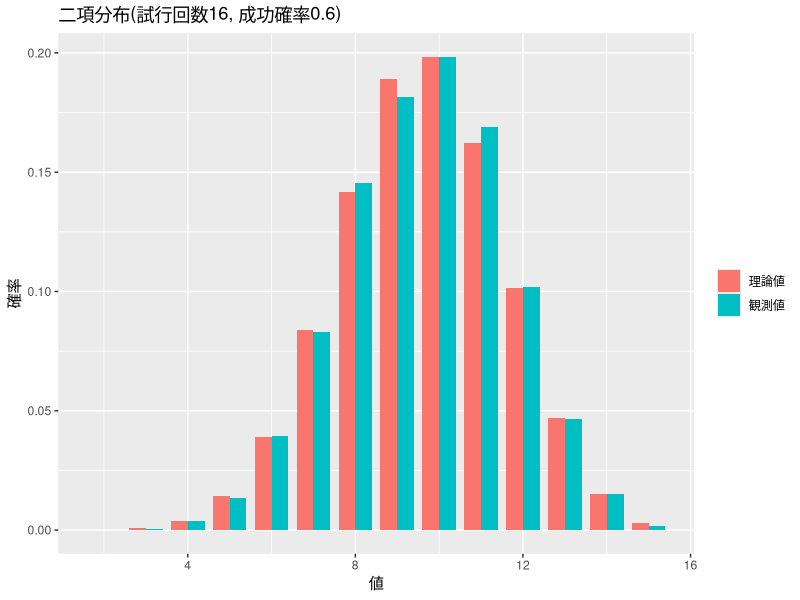
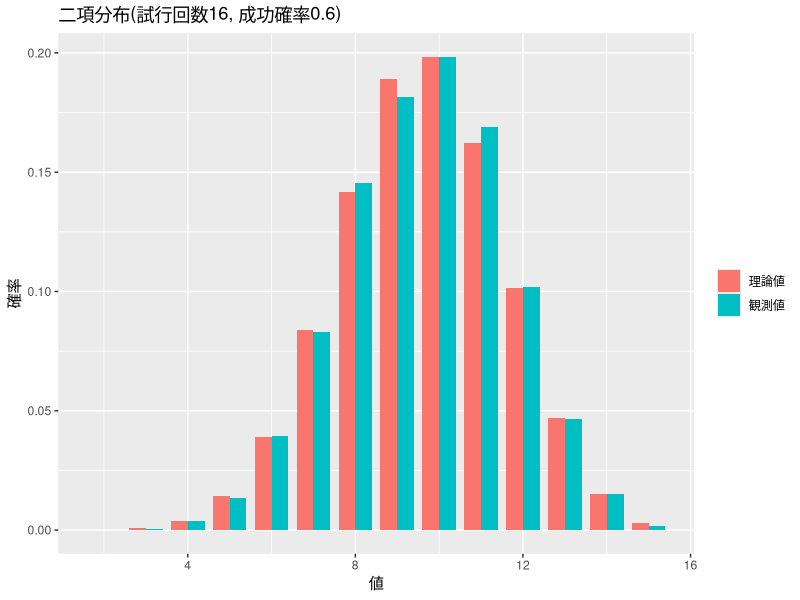
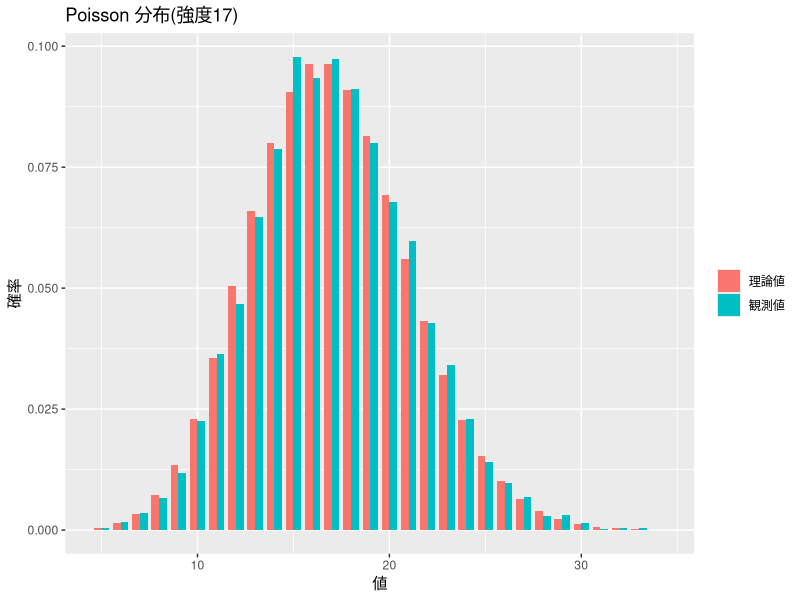
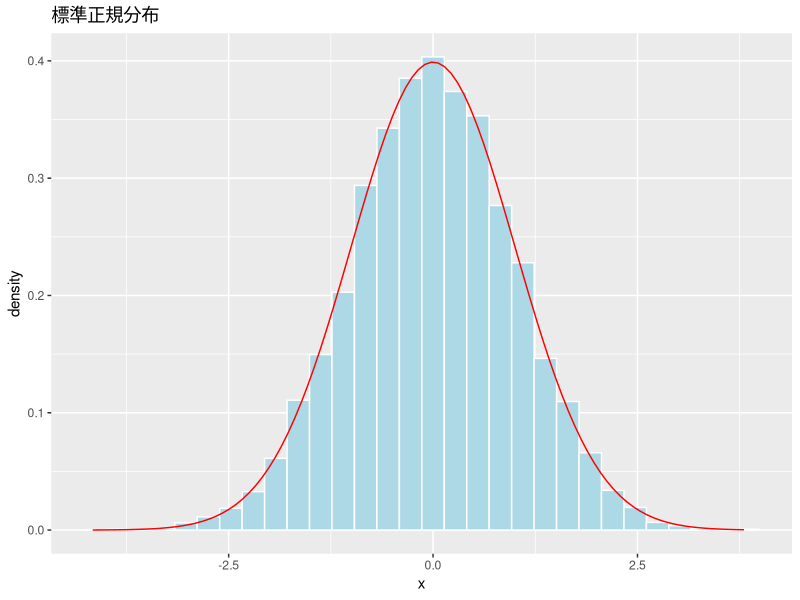
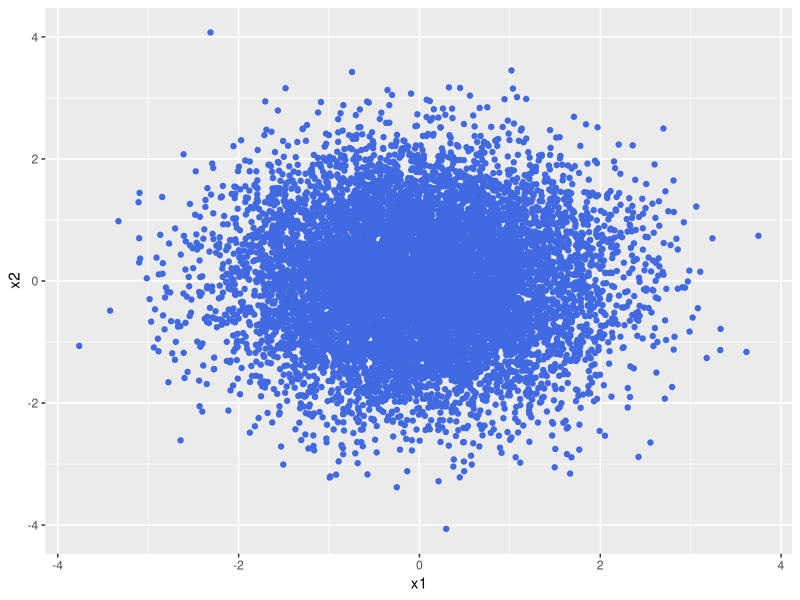
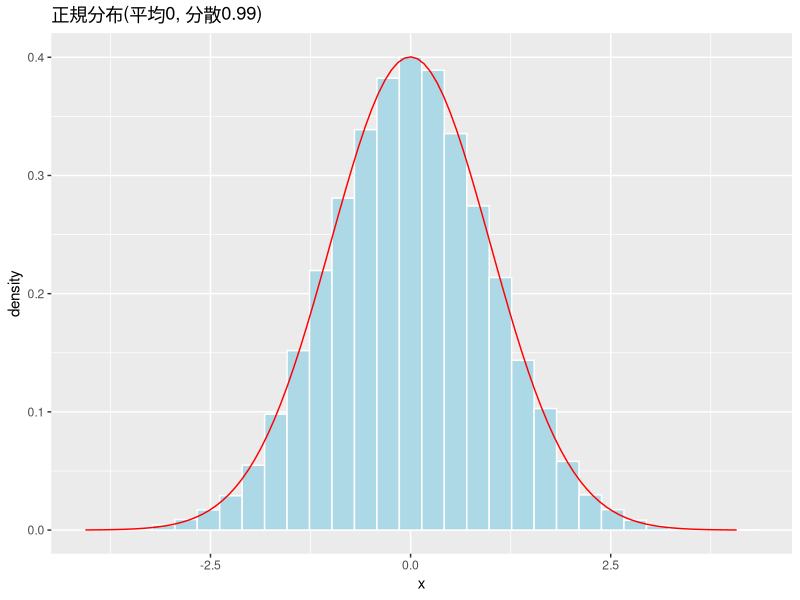
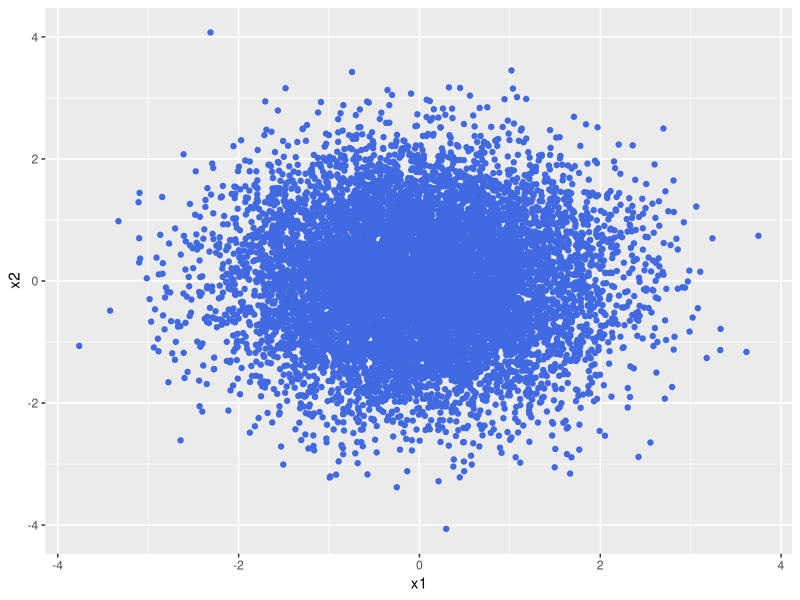
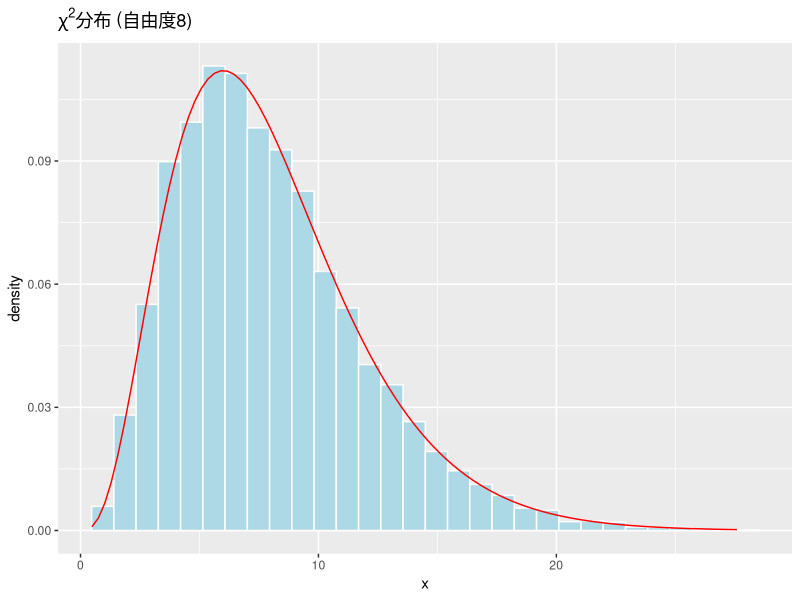

Source code (R) for these figures, in order:
### 第8講 サンプルコード
library(tidyverse)
#' 以下，日本語を用いるため macOS では以下の設定を行う
if(Sys.info()["sysname"] == "Darwin") { # macOS か調べて日本語フォントを指定
  theme_update(text = element_text(family = "HiraginoSans-W4"))
  update_geom_defaults("text", list(family = theme_get()$text$family))
  update_geom_defaults("label", list(family = theme_get()$text$family))}

#' @exercise 離散一様分布で用いた例

#' @exercise 二項分布で用いた例

rbinom(10, size=1, prob=0.2) # Bernoulli分布(10個)
rbinom(20, size=5, prob=0.6) # 二項分布(20個)

#' ---------------------------------------------------------------------------
#' @practice 二項分布
#' 
mc <- 10000 # 実験回数を指定
n <- 16 
p <- 0.6
my_random <- function(){ # Bernolli分布をm個生成して合計
  sum(rbinom(n, size=1, prob=p))}
my_data <- replicate(mc, my_random())
my_table <- table(my_data)/mc # 出現確率ごとの表(度数分布表)を作成
tibble(値 = as.numeric(names(my_table)),
       観測値 = as.numeric(my_table),
       理論値 = dbinom(値, size = n, prob = p)) |>
  pivot_longer(!値, values_to = "確率") |>
  ggplot(aes(x = 値, y = 確率, fill = name)) +
  geom_bar(stat = "identity",
           width = 0.8, # 並びがわかりやすいように幅を調整
           position = "dodge") +
  labs(fill = NULL, # 凡例のfillの名称(name)を消去
       title = paste0("二項分布(試行回数", n, ", 成功確率", p, ")"))
#'
#' @notes
#' データフレームはいろいろな方法で作成できる
#' 
my_table |>
  as_tibble() |> # 2列のデータフレーム (my_table<文字列>, n<数値>)
  magrittr::set_colnames(c("値","観測値")) |> # 列名を全て変更
  mutate(値 = as.integer(値), # 整数(数値でも可)に変換
         理論値 = dbinom(値, size = n, prob = p)) |>
  pivot_longer(!値, values_to = "確率") |>
  ggplot(aes(x = 値, y = 確率, fill = name)) +
  geom_bar(stat = "identity",
           width = 0.8, 
           position = "dodge") +
  labs(fill = NULL, 
       title = paste0("二項分布(試行回数", n, ", 成功確率", p, ")"))
#' ---------------------------------------------------------------------------

#' @exercise Poisson 分布で用いた例

rpois(15, lambda=1) # 強度1の Poisson 分布(15個)
rpois(15, lambda=10) # 強度10の Poisson 分布(15個)

#' ---------------------------------------------------------------------------
#' @practice Poisson 分布
#' 
mc <- 10000 
lambda1 <- 5
lambda2 <- 12
my_random <- function(){ # 2つの Poisson 分布の和
  rpois(1, lambda=lambda1)+rpois(1, lambda=lambda2)}
my_data <- replicate(mc, my_random())
my_table <- table(my_data)/mc
tibble(値 = as.numeric(names(my_table)),
       観測値 = as.numeric(my_table),
       理論値 = dpois(値, lambda=lambda1+lambda2)) |>
  pivot_longer(!値, values_to = "確率") |>
  ggplot(aes(x = 値, y = 確率, fill = name)) +
  geom_bar(stat = "identity",
           width = 0.8, 
           position = "dodge") +
  labs(fill = NULL, 
       title = paste0("Poisson 分布(強度", lambda1+lambda2, ")"))
#' ---------------------------------------------------------------------------

#' @exercise 幾何分布で用いた例

rgeom(15, prob=0.1) # 成功確率0.1の幾何分布(15個)

#' @exercise 一様分布で用いた例

runif(8) # 区間(0,1)上の一様乱数(8個)
runif(8,min=-1,max=1) # 区間(-1,1)上の一様乱数(8個)

#' @exercise 正規分布で用いた例

rnorm(8) # 標準正規乱数(8個)
rnorm(8,mean=1,sd=2) # 平均1分散4=2^2の正規乱数

#' ---------------------------------------------------------------------------
#' @practice 正規分布
#' 
mc <- 10000 # 実験回数を指定
my_random <- function(){ # 一方の分布を確認する
  u1 <- runif(1)
  u2 <- runif(1)
  return(sqrt(-2*log(u1))*cos(2*pi*u2))}
my_data <- replicate(mc, my_random()) # Monte-Carlo実験
tibble(x = my_data) |>
  ggplot(aes(x = x)) +
  geom_histogram(aes(y = after_stat(density)), 
                 bins = 30,                    
                 fill ="lightblue",          
                 colour = "white") + 
  geom_function(fun = dnorm, 
                colour = "red") +
  labs(title = "標準正規分布")
#'
#' Box-Muller法で作られる2つの確率変数の関係を調べる
#' 
boxmuller <- function(){
  u1 <- runif(1)
  u2 <- runif(1)
  x1 <- sqrt(-2*log(u1))*cos(2*pi*u2)
  x2 <- sqrt(-2*log(u1))*sin(2*pi*u2)
  return(c(x1,x2))
}
x <- replicate(mc, boxmuller()) # 2行xmc列の行列が得られる
#'
#' 散布図を描く
#' 
tibble(x1 = x[1,], x2 = x[2,]) |>
  ggplot(aes(x = x1, y = x2)) +
  geom_point(colour = "royalblue")
#'
#' x1,x2は同じ分布に従う独立な変数なので以下ではまとめて扱う
#' 個別に扱う場合は x を x[1,] などとすれば良い
#' 
mu <- mean(x)
sigma <- sd(x)
tibble(x = as.vector(x)) |>
  ggplot(aes(x = x)) +
  geom_histogram(aes(y = after_stat(density)), 
                 bins = 30,                    
                 fill ="lightblue",          
                 colour = "white") + 
  geom_function(fun = dnorm,
                args = list(mean = mu, sd = sigma),
                colour = "red") +
  labs(title = paste0("正規分布(平均", round(mu,2), # 2桁で四捨五入
                      ", 分散", round(sigma^2,2), ")"))
#'
#' @notes
#' 散布図を描くためのデータフレームは以下のようにして作ることもできる
#' 高次元の場合には関数を利用した方が簡単で確実
#' 
x |> t() |>
  as_tibble(.name_repair = "minimal") |>
  magrittr::set_colnames(paste0("x", 1:2)) |>
  ggplot(aes(x = x1, y = x2)) +
  geom_point(colour = "royalblue")
#' ---------------------------------------------------------------------------

#' @exercise ガンマ分布で用いた例

rgamma(8, shape=3, rate=1) # ガンマ分布(8個)
rgamma(8, shape=1, rate=3) # 異なるパラメタのガンマ分布(8個)

rexp(8) # レート1の指数分布(8個)
rexp(8, rate=0.5) # レート0.5の指数分布(8個)

rchisq(8, df=1) # 自由度1のカイ二乗分布(8個)
rchisq(8, df=4) # 自由度4のカイ二乗分布(8個)

#' ---------------------------------------------------------------------------
#' @practice カイ二乗分布
#' 
mc <- 10000 # 実験回数を指定
k <- 8 # 自由度を設定
my_random <- function(){ 
  sum(rnorm(k)^2)} # k個の標準正規乱数の二乗和
my_data <- replicate(mc, my_random()) # Monte-Carlo実験
tibble(x = my_data) |>
  ggplot(aes(x = x)) +
  geom_histogram(aes(y = after_stat(density)), 
                 bins = 30,                    
                 fill ="lightblue",          
                 colour = "white") + 
  geom_function(fun = dchisq,
                args = list(df = k),
                colour = "red") +
  labs(title = bquote(paste(chi^2,"分布 (自由度",.(k),")")))
#'
#' @notes
#' 関数 bquote() は関数 expression() と同様な働きをするが
#' 自由度の k を .(k) で評価して取り込むことができる
#' 以下と比較してみよう
#' 
tibble(x = my_data) |>
  ggplot(aes(x = x)) +
  geom_histogram(aes(y = after_stat(density)), 
                 bins = 30,                    
                 fill ="lightblue",          
                 colour = "white") + 
  geom_function(fun = dchisq,
                args = list(df = k),
                colour = "red") +
  labs(title = expression(paste(chi^2,"分布 (自由度",k,")")))
#' ---------------------------------------------------------------------------

#' @exercise t 分布で用いた例

rt(8, df=1) # 自由度1のt分布(8個)
rt(8, df=4) # 自由度4のt分布(8個)

#' ---------------------------------------------------------------------------
#' @practice t分布
#' 
mc <- 10000 # 実験回数を指定
k <- 7
my_random <- function(){ 
  y <- rchisq(1, df=k) # 自由度kのカイ2乗分布
  ## y <- sum(rnorm(k)^2) # 正規乱数を用いてもよい
  z <- rnorm(1) # 標準正規乱数
  return(z/sqrt(y/k))}
my_data <- replicate(mc, my_random()) # Monte-Carlo実験
tibble(x = my_data) |>
  ggplot(aes(x = x)) +
  geom_histogram(aes(y = after_stat(density)), 
                 bins = 30,                    
                 fill ="lightblue",          
                 colour = "white") + 
  geom_function(fun = dt,
                args = list(df = k),
                colour = "red") +
  labs(title = bquote(paste(Z/sqrt(Y/k)," (",k==.(k),")")))
#' ---------------------------------------------------------------------------

#' @exercise F 分布で用いた例

rf(10, df1=4, df2=7) # 自由度4,7のF分布(10個)
rf(10, df1=7, df2=12) # 自由度7,12のF分布(10個)

#' ---------------------------------------------------------------------------
#' @practice F分布
#' 
mc <- 10000 # 実験回数を指定
k1 <- 20
k2 <- 10
my_random <- function(){ 
  y1 <- rchisq(1, df=k1) # 自由度20のカイ二乗分布
  y2 <- rchisq(1, df=k2) # 自由度10のカイ二乗分布
  ## y1 <- sum(rnorm(k1)^2) # 正規乱数を用いてもよい
  ## y2 <- sum(rnorm(k2)^2) 
  return((y1/k1)/(y2/k2))}
my_data <- replicate(mc, my_random()) # Monte-Carlo実験
tibble(x = my_data) |>
  ggplot(aes(x = x)) +
  geom_histogram(aes(y = after_stat(density)), 
                 bins = 30,                    
                 fill ="lightblue",          
                 colour = "white") + 
  geom_function(fun = df,
                args = list(df1 = k1, df2 = k2),
                colour = "red") +
  labs(title = bquote(paste(frac(Y[1]/k[1],Y[2]/k[2]),
                            " (",k[1]==.(k1),
                            ", ",k[2]==.(k2),")")))
#'
#' @notes
#' グラフの一部に着目したい場合は xlim/ylim で表示を調整することができる
#' 
last_plot() + # 直前のプロット
  xlim(0,6) + ylim(0,0.9) # 表示領域を指定する(表示しない部分について警告が出る)
#' ---------------------------------------------------------------------------
